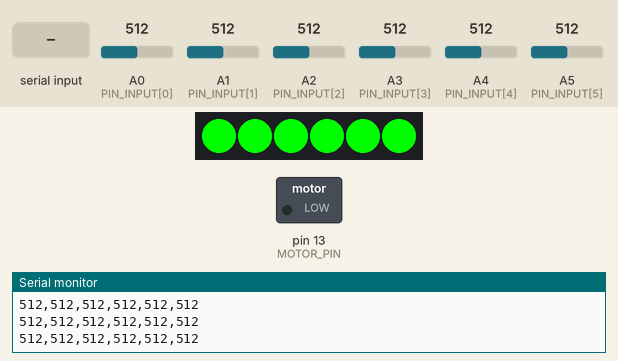
Recording of a sketch running on a simulated Arduino Uno, built with avr-gcc and run on an emulated ATmega328P. Parts: 6 RGB LEDs in strip order, left to right, switched loads named in the sketch (green lamp = pin HIGH), the last lines printed to the serial monitor. The inputs (shaded band) are chosen by the test bench; at power-on: A0 (PIN_INPUT[0]) = 512, A1 (PIN_INPUT[1]) = 512, A3 (PIN_INPUT[3]) = 512, A2 (PIN_INPUT[2]) = 512, A4 (PIN_INPUT[4]) = 512, A5 (PIN_INPUT[5]) = 512.

Above: at 1.4 s.
1.5 s: A0 (PIN_INPUT[0]) set to 34
3.0 s: A0 (PIN_INPUT[0]) set to 29
At 3.8 s:
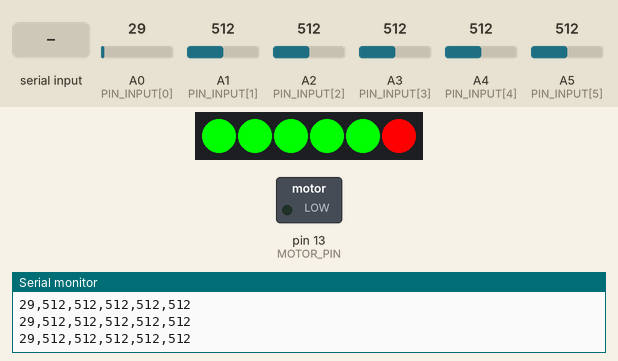
4.5 s: "1\n" received over Serial
At 5.3 s:
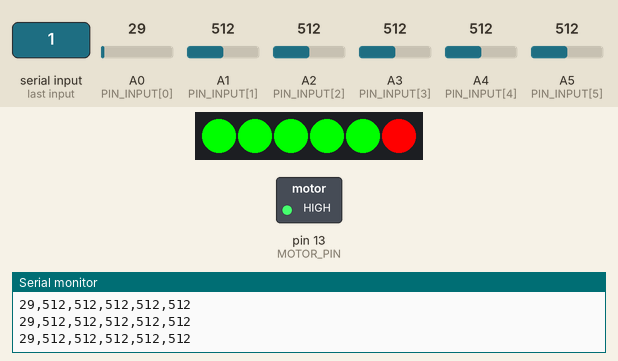
7.0 s: A1 (PIN_INPUT[1]) set to 30
At 7.7 s:
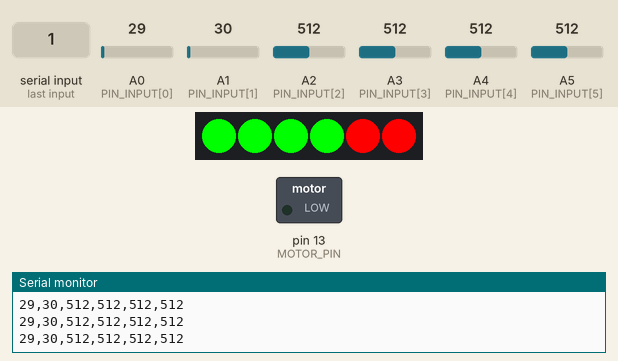
8.5 s: A3 (PIN_INPUT[3]) set to 110
10.0 s: A3 (PIN_INPUT[3]) set to 88
Timing chart, 0 to 12.5 s (numbered marks = the images above; inputs shaded):
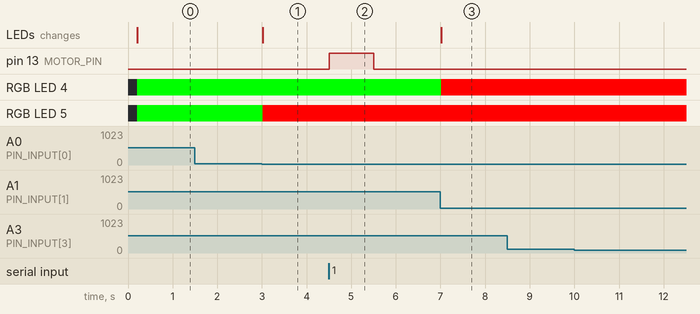

The sketch:

lightStrikeArduino.ino
```cpp
// LEDs
#include <Adafruit_NeoPixel.h>
#define PIN_NEO_PIXEL  4
#define NUM_PIXELS     6
#define DELAY_INTERVAL 200

// LDRs
#define NUM_LDR 6
#define NUM_PIN_INPUT 6
#define UMBRAL_LDR 32

// Vibration Coin
#define MOTOR_PIN 13

Adafruit_NeoPixel neoPixel(NUM_PIXELS, PIN_NEO_PIXEL, NEO_GRB + NEO_KHZ800);
byte PIN_INPUT[] = {A0, A1, A2, A3, A4, A5};

void setup() {
  Serial.begin(115200);
  pinMode(MOTOR_PIN, OUTPUT);
  for(int i = 0; i < NUM_PIN_INPUT; i++) {
    pinMode(PIN_INPUT[i], INPUT);
  }
  neoPixel.begin();

  while(!Serial) {
    ; // Esperar
  }
  // Limpiamos el buffer serie de cualquier dato residual o ruido
  while(Serial.available() > 0) {
    Serial.read();
  }
  // Pequeña pausa para permitir que Processing abra el puerto y se estabilice
  delay(200);
}

void loop() {
  neoPixel.clear();

  int activeLDRs = 0;
  for(int i = 0; i < NUM_LDR; i++) {
    int val = analogRead(PIN_INPUT[i]);
    if(val >= UMBRAL_LDR)
      activeLDRs++;

    // Enviamos a Processing
    Serial.print(val);
    if(i < NUM_LDR - 1) {
      Serial.print(","); // Separador
    }
  }
  Serial.println(); // Marcamos el fin del mensaje
  delay(10); // Pausa corta para no saturar el buffer serie del PC/Processing

  for (int pixel = 0; pixel < activeLDRs; pixel++) {
    neoPixel.setPixelColor(pixel, neoPixel.Color(0, 255, 0));
  }

  for (int pixel = activeLDRs; pixel < NUM_PIXELS; pixel++) {
    neoPixel.setPixelColor(pixel, neoPixel.Color(255, 0, 0));
  }

  neoPixel.show();

  // Recibir datos de Processing
  if (Serial.available() > 0) {
      if(Serial.parseInt() == 1) {
        digitalWrite(MOTOR_PIN, HIGH);
        delay(1000);
        digitalWrite(MOTOR_PIN, LOW);
        delay(100);
      }
      while(Serial.read() != '\n'); // Limpiar buffer
  }
}
```

Measured:
- the behaviour switches between 32 and 31 on A0 (PIN_INPUT[0]) (found by bisection; images 0 and 1)
- after the input at 3.0 s, RGB LED 5: RGB(0, 255, 0) → RGB(255, 0, 0) at once; the LEDs: change at once (image 1)
- after the input at 4.5 s, pin 13 (MOTOR_PIN): LOW → HIGH at once, → LOW 1.0 s later
- after the input at 7.0 s, RGB LED 4: RGB(0, 255, 0) → RGB(255, 0, 0) at once; the LEDs: change at once (image 3)
